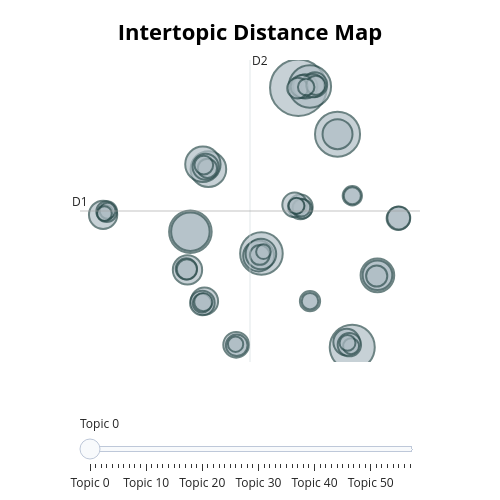

Notebook code cell kept with this figure:
### Code cell
topic_model.visualize_topics(width=500, height=500)
